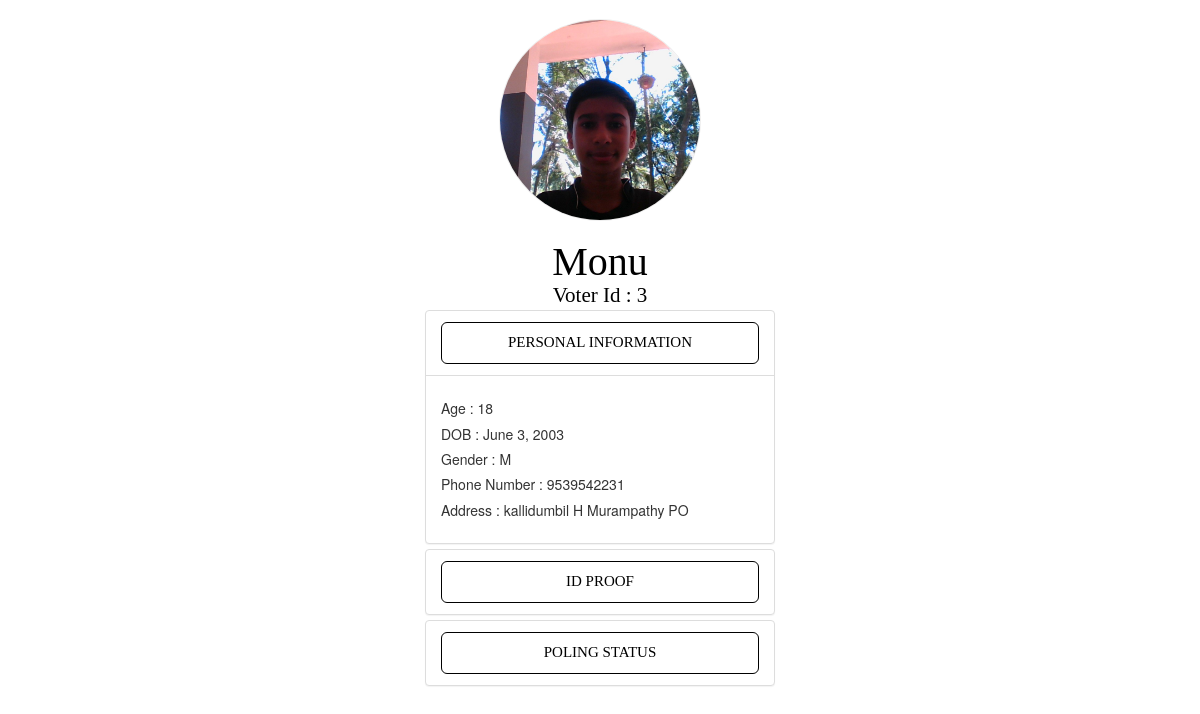
Screenshot of /voter_profile/ (signed in) with the database file from the repository.
### iris_app/models.py (models this page shows, shortened)
class Voter(models.Model):
    Voter_Image = models.ImageField(upload_to="media/", height_field=None, width_field=None, max_length=100, null=True)
    Voter_id = models.CharField(max_length=5, primary_key=True)
    Name = models.CharField(max_length=50)
    Age = models.PositiveSmallIntegerField()
    Date_of_Birth = models.DateField(max_length=20, null=True)
    Gender = models.CharField(max_length=120, choices=GENDER_CHOICES, null=True)
    Phone_Number = models.IntegerField()
    Address = models.TextField(max_length=250)
    Address_Proof = models.ImageField(upload_to="media/", height_field=None, width_field=None, max_length=100,
                                      null=True)
    Iris_Image = models.ImageField(upload_to=None, height_field=None, width_field=None, max_length=100, null=True)
    Poling_Status = models.BooleanField(max_length=5, null=True)

### iris_app/views.py (the view)
# urls.py: path('voter_profile/', profile, name='voter_profile'),
@login_required(login_url="/login")
def profile(request):
    var = prediction.objects.all().last()
    voterid = var.predicted_label
    if Voter.objects.filter(Voter_id=voterid).exists():
        profile_view = Voter.objects.get(Voter_id=voterid)
        return render(request, 'voter_profile.html',
                      {
                          'profile_view': profile_view
                      })
    else:
        return render(request, "iris_upload.html", {'msg': 'Not exist..!'})

### template/voter_profile.html (shortened to what this page needs)
<!DOCTYPE html>
<html lang="en">
<head>
  <link rel="stylesheet" href="//netdna.bootstrapcdn.com/bootstrap/3.0.0/css/bootstrap.min.css">
</head>
<body>
{% block content %}
<div class="box">
    <div id="overlay">
      <div class="image">
      </div>
      <ul class="text">{{ profile_view.Name }}</ul>
      <div class="text1">Voter Id : {{ profile_view.Voter_id }}</div>
<div class="panel-group" id="accordion" role="tablist" aria-multiselectable="true">
  <div class="panel panel-default">
    <div class="panel-heading " role="tab" id="headingOne">
      <h4 class="panel-title ">
        <a class="collapsed" role="button" data-toggle="collapse" data-parent="#accordion" href="#collapseOne" aria-expanded="" aria-controls="collapseOne">
          <div class="title  btn btn-danger btn-outline btn-lg">PERSONAL INFORMATION</div>
        </a>
      </h4>
    </div>
    <div id="collapseOne" class="panel-collapse collapse in" role="tabpanel" aria-labelledby="headingOne">
      <div class="panel-body">
          <h5>Age : {{ profile_view.Age }} </h5>
          <h5>DOB : {{ profile_view.Date_of_Birth }}</h5>
          <h5>Gender : {{ profile_view.Gender }}</h5>
          <h5>Phone Number : {{ profile_view.Phone_Number }}</h5>
          <h5>Address : {{ profile_view.Address }}</h5>
      </div>
    </div>
  </div>
  <div class="panel panel-default">
    <div class="panel-heading" role="tab" id="headingTwo">
      <h4 class="panel-title">
        <a class="collapsed" role="button" data-toggle="collapse" data-parent="#accordion" href="#collapseTwo" aria-expanded="false" aria-controls="collapseTwo">
          <div class="title btn btn-danger btn-outline btn-lg">ID PROOF</div>
        </a>
      </h4>
    </div>
  </div>
  <div class="panel panel-default">
    <div class="panel-heading" role="tab" id="headingThree">
      <h4 class="panel-title">
        <a class="collapsed" role="button" data-toggle="collapse" data-parent="#accordion" href="#collapseThree" aria-expanded="false" aria-controls="collapseThree">
          <div class="title btn btn-danger btn-outline btn-lg">POLING STATUS</div>
        </a>
      </h4>
    </div>
  </div>
</div>
    </div>
</div>
{% endblock %}
</body>
</html>

### rows the page displays
Voter: Name "Monu", Voter_id "3", Age "18", Date_of_Birth "June 3, 2003", Gender "M", Phone_Number "9539542231", Address "kallidumbil H Murampathy PO"
